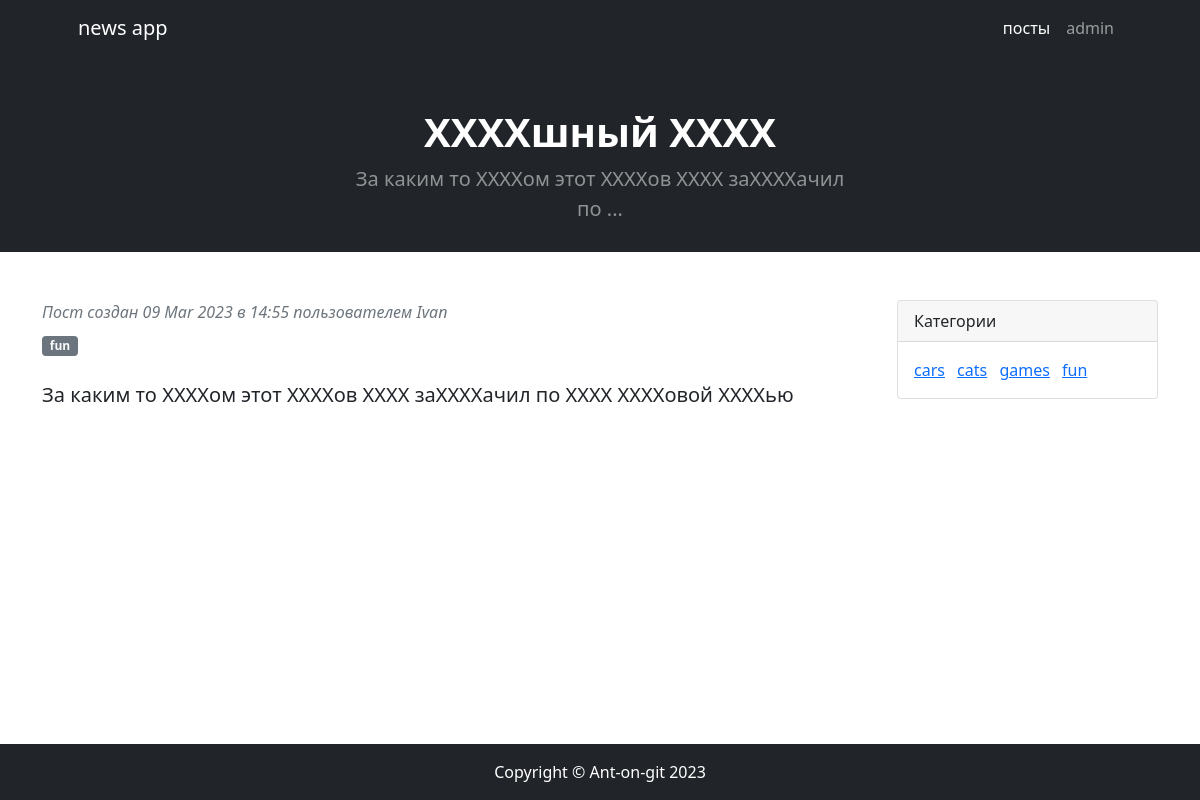
/news/5, run on the app's committed database.
### news/models.py (models this page shows, shortened)
class Post(models.Model):
    class Types(models.TextChoices):
        article = 'статья', 'статья'
        news = 'новость', 'новость'
    type = models.CharField(max_length=7, choices=Types.choices, default=Types.article)
    datetime_create = models.DateTimeField(auto_now_add=True)
    title = models.CharField(max_length=255)
    text = models.TextField()
    rating = models.IntegerField(default=0)
    author = models.ForeignKey('Author', on_delete=models.CASCADE)
    category = models.ManyToManyField('Category', through='PostCategory')
    def preview(self):
        return self.text[:50] + '...'

class Author(models.Model):
    rating = models.IntegerField(default=0)
    user = models.OneToOneField(User, on_delete=models.CASCADE)

class Category(models.Model):
    name = models.CharField(max_length=255, unique=True)

### news/views.py (the view)
# urls.py: path('<int:pk>', PostDetail.as_view())
class PostDetail(DetailView):
    model = Post
    template_name = 'postDetails.html'
    context_object_name = 'post'
    def get_context_data(self, **kwargs):
        context = super().get_context_data(**kwargs)
        context['comments'] = Comment.objects.filter(post=kwargs['object'])
        context['categories'] = Category.objects.all()
        return context

### news/templatetags/custom_filters.py (called while the page is built)
@register.filter(name='censor')
def censor(text):
    negative_words = ['хрен', 'жопа', 'жопе']
    word_list = text.split()
    for i, word in enumerate(word_list):
        for negative in negative_words:
            if negative in word.lower():
                start_ind = word.lower().find(negative)
                end_ind = start_ind + len(negative)
                word_list[i] = word[:start_ind] + 'Х' * len(negative) + word[end_ind:]
    return ' '.join(word_list)

### templates/postDetails.html (shortened to what this page needs)
{% extends 'default.html' %}
{% load static %}
{% load custom_filters %}
{% block styles %}
    <link href="{% static 'BootstrapPost/css/styles.css' %}" rel="stylesheet" />
{% endblock styles %}
{% block page_preview %}
  <div class="text-center my-4">-->
      <h1 class="display-6 fw-bold text-white mb-2">
          {{ post.title | censor }}
      </h1>
      <p class="lead text-white-50 mb-4">
          {{ post.preview | censor }}
      </p>
  </div>
{% endblock page_preview %}
{% block content %}
        <div class="container mt-5">
            <div class="row">
                <div class="col-lg-9">
                    <article>
                        <header class="mb-4">
                            <div class="text-muted fst-italic mb-2">Пост создан {{ post.datetime_create | date:'d M Y' }} в {{ post.datetime_create | date:'H:i' }} пользователем {{ post.author.user.username }}</div>
                            {% for category in post.category.all %}
                                <a class="badge bg-secondary text-decoration-none link-light" href="#!">{{ category.name }}</a>
                            {% endfor %}
                        </header>
                        <section class="mb-5">
                            <p class="fs-5 mb-4" style="text-align: justify">{{ post.text | censor }}</p>
                        </section>
                    </article>
                </div>
                <div class="col-lg-3">
                    <div class="card mb-4">
                        <div class="card-header">Категории</div>
                        <div class="card-body">
                            <div class="row">
                                <div class="col-sm-12">
                                    <ul class="list-inline mb-0">
                                        {% for category in categories %}
                                            <li class="list-inline-item"><a href="#!">{{ category.name }}</a></li>
                                        {% endfor %}
                                    </ul>
                                </div>
                            </div>
                        </div>
                    </div>
                </div>
            </div>
        </div>
{% endblock content %}

### data on the page
Post: title|censor "ХХХХшный ХХХХ", preview|censor "За каким то ХХХХом этот ХХХХов ХХХХ заХХХХачил по ...", datetime_create "09 Mar 2023", datetime_create "14:55", author.user.username "Ivan", text|censor "За каким то ХХХХом этот ХХХХов ХХХХ заХХХХачил по ХХХХ ХХХХовой ХХХХью"
Category: name "fun"
Category: name "cars"
Category: name "cats"
Category: name "games"
